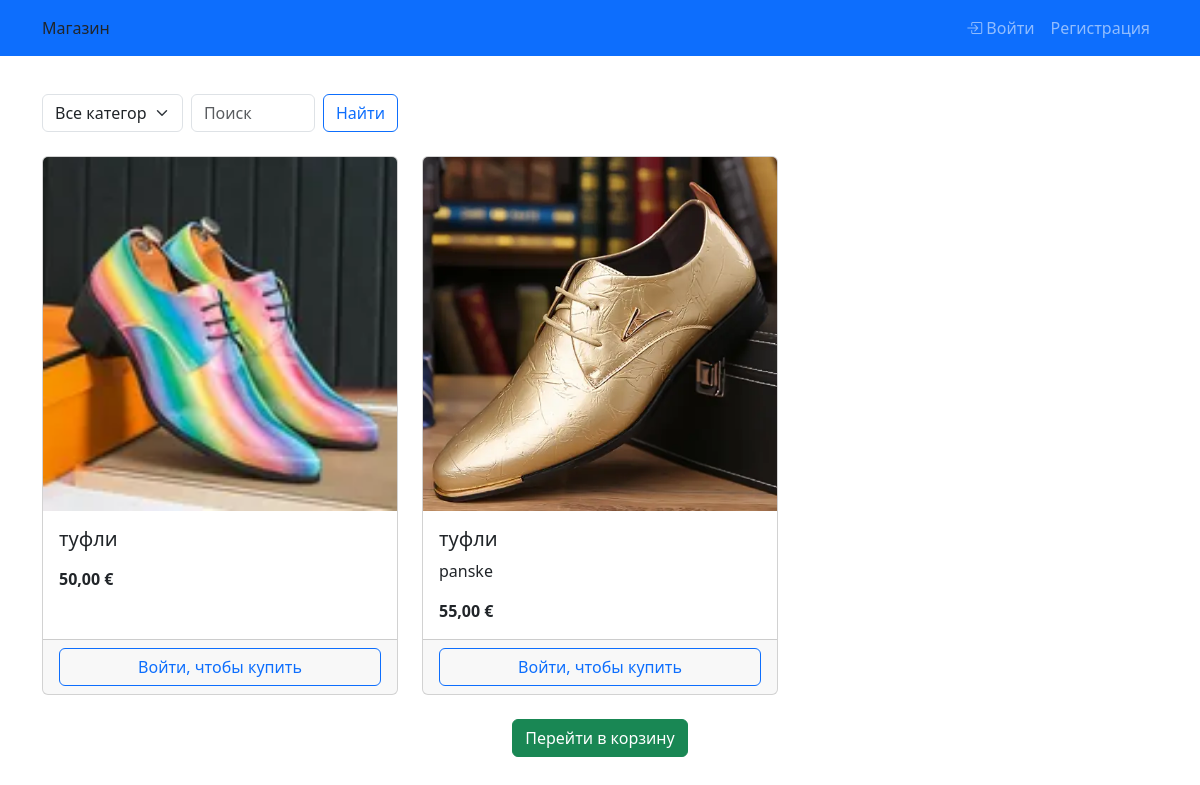
The app's page /, older data.
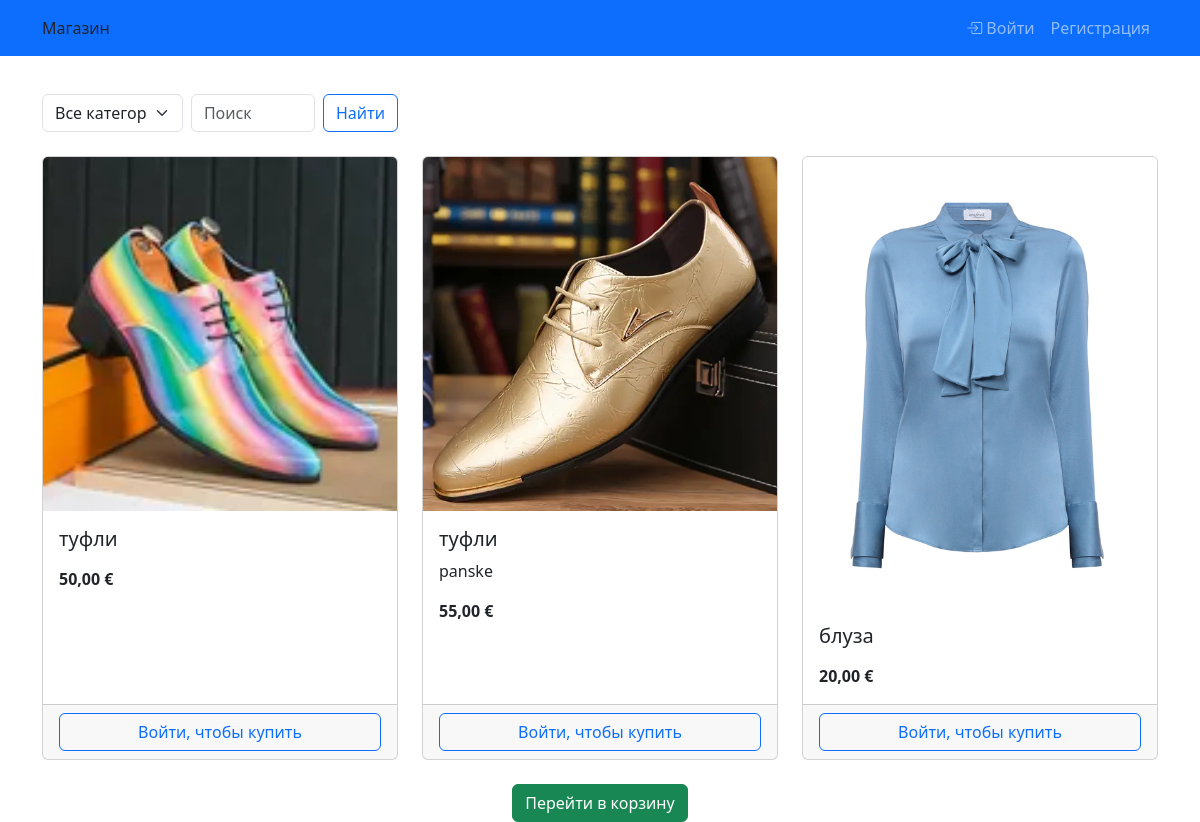
The same page, newer data.
### shop/models.py (models this page shows, shortened)
class Product(models.Model):
    category = models.ForeignKey(Category, on_delete=models.CASCADE)
    name = models.CharField(max_length=255)
    description = models.TextField(blank=True)
    price = models.DecimalField(max_digits=10, decimal_places=2)
    image = models.ImageField(upload_to='products/', blank=True, null=True)
    available = models.BooleanField(default=True)

### shop/views.py (the view)
# urls.py: path('', catalog, name='catalog'),
def catalog(request):
    categories = Category.objects.all()
    q = request.GET.get('q', '')
    c = request.GET.get('cat', '')
    products = Product.objects.filter(available=True)
    if c:
        products = products.filter(category_id=c)
    if q:
        products = products.filter(Q(name__icontains=q) | Q(description__icontains=q))
    return render(request, 'catalog.html', {'categories': categories, 'products': products})

### shop/templates/catalog.html (shortened to what this page needs)
{% extends 'base.html' %}
{% block content %}
<div class="row mb-4">
  <div class="col-md-4">
    <form method="get" class="d-flex">
      <select name="cat" class="form-select me-2">
        <option value="">Все категории</option>
      </select>
      <input type="text" name="q" class="form-control me-2" placeholder="Поиск" value="{{ request.GET.q }}">
      <button type="submit" class="btn btn-outline-primary">Найти</button>
    </form>
  </div>
</div>
<div class="row">
  {% for product in products %}
    <div class="col-md-4 mb-4">
      <div class="card h-100">
        {% if product.image %}
          <img src="{{ product.image.url }}" class="card-img-top" alt="{{ product.name }}">
        {% else %}
          <img src="/static/images/no-image.jpg" class="card-img-top" alt="Нет изображения">
        {% endif %}
        <div class="card-body">
          <h5 class="card-title">{{ product.name }}</h5>
          <p class="card-text">{{ product.description|truncatechars:100 }}</p>
          <p class="card-text fw-bold">{{ product.price }} €</p>
        </div>
        <div class="card-footer">
          {% if user.is_authenticated %}
            <a href="{% url 'add_to_cart' product.id %}" class="btn btn-primary w-100">Добавить в корзину</a>
          {% else %}
            <a href="{% url 'login' %}?next={{ request.path }}" class="btn btn-outline-primary w-100">Войти, чтобы купить</a>
          {% endif %}
        </div>
      </div>
    </div>
  {% endfor %}
</div>
<div class="text-center">
  <a href="{% url 'view_cart' %}" class="btn btn-success">Перейти в корзину</a>
</div>
{% endblock %}

### shop/templates/base.html (shortened to what this page needs)
<!DOCTYPE html>
<html lang="ru">
<head>
  <link href="https://cdn.jsdelivr.net/npm/bootstrap@5.3.0/dist/css/bootstrap.min.css" rel="stylesheet">
</head>
<body>
  <nav class="navbar navbar-expand-lg navbar-dark bg-primary fixed-top">
    <div class="container">
      <a class="nav-link {% if request.resolver_match.url_name == 'catalog' %}active{% endif %}" href="{% url 'catalog' %}">Магазин</a>
      <div class="collapse navbar-collapse" id="navbarNav">
        <ul class="navbar-nav ms-auto">
          {% if user.is_authenticated %}
            <li class="nav-item">
              {% comment %} Обработать случаи отсутствия user.username
Некоторые пользователи могут не иметь username {% endcomment %}
              <a class="nav-link" href="{% url 'account' %}">Привет, {{ user.get_full_name|default:user.username|default:"Гость"  }}</a>
            </li>
            {% if user.is_staff %}
              <li class="nav-item">
                <a class="nav-link" href="{% url 'add_product' %}">Добавить товар</a>
              </li>
            {% endif %}
            <li class="nav-item">
              <form action="{% url 'logout' %}" method="post" class="d-inline">
                {% csrf_token %}
                <button type="submit" class="btn btn-link nav-link" style="padding: 0; border: none;">Выйти</button>
              </form>
            </li>
          {% else %}
             <link rel="stylesheet" href="https://cdn.jsdelivr.net/npm/bootstrap-icons/font/bootstrap-icons.css">
             <a class="nav-link" href="{% url 'login' %}"><i class="bi bi-box-arrow-in-right"></i> Войти</a>
            <li class="nav-item">
              <a class="nav-link" href="{% url 'register' %}">Регистрация</a>
            </li>
          {% endif %}
        </ul>
      </div>
    </div>
  </nav>
  <div class="container mt-4">
    {% block content %}{% endblock %}
  </div>
</body>
</html>

### shop/templates/base.html (style rules this page uses)
body { padding-top: 70px; }

Row changes from the older to the newer data that the page shows:
added Product: image (picture), name "блуза", price "20,00"
